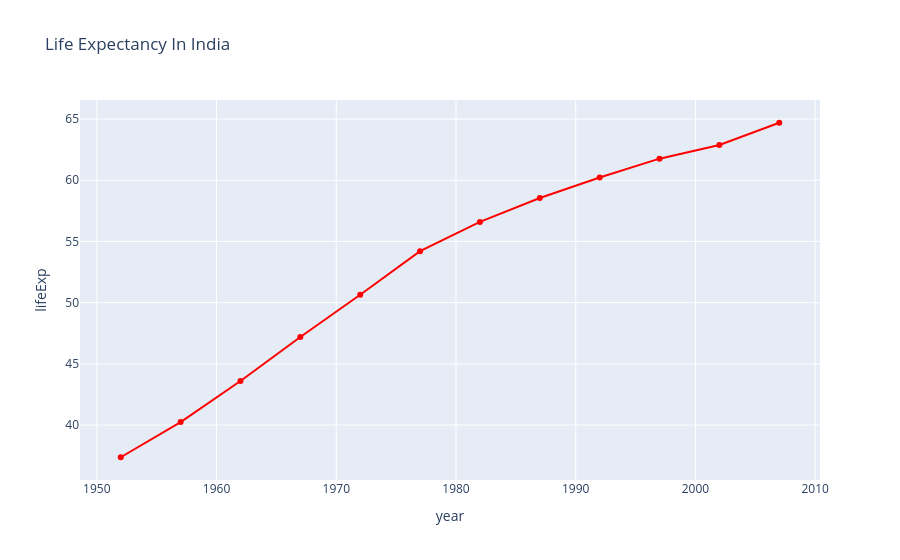

Notebook cell for this chart:
### Markdown cell above
##### i. Year vs Life Expectancy

### Code cell
import plotly.express as px

px.line(df, x="year", y="lifeExp", 
        title="Life Expectancy In India",
        color_discrete_sequence=['red'],
        markers=True)

### Figure 1 — Plotly figure (JSON) as saved in the notebook; plotly's stock layout.template omitted (floating-point values rounded to 4 significant figures)
{"data": [{"hovertemplate": "year=%{x}<br>lifeExp=%{y}<extra></extra>", "legendgroup": "", "line": {"color": "red", "dash": "solid"}, "marker": {"symbol": "circle"}, "mode": "lines+markers", "name": "", "orientation": "v", "showlegend": false, "type": "scatter", "x": [1952, 1957, 1962, 1967, 1972, 1977, 1982, 1987, 1992, 1997, 2002, 2007], "xaxis": "x", "y": [37.37, 40.25, 43.6, 47.19, 50.65, 54.21, 56.6, 58.55, 60.22, 61.77, 62.88, 64.7], "yaxis": "y"}], "layout": {"legend": {"tracegroupgap": 0}, "title": {"text": "Life Expectancy In India"}, "xaxis": {"anchor": "y", "domain": [0, 1], "title": {"text": "year"}}, "yaxis": {"anchor": "x", "domain": [0, 1], "title": {"text": "lifeExp"}}}}
